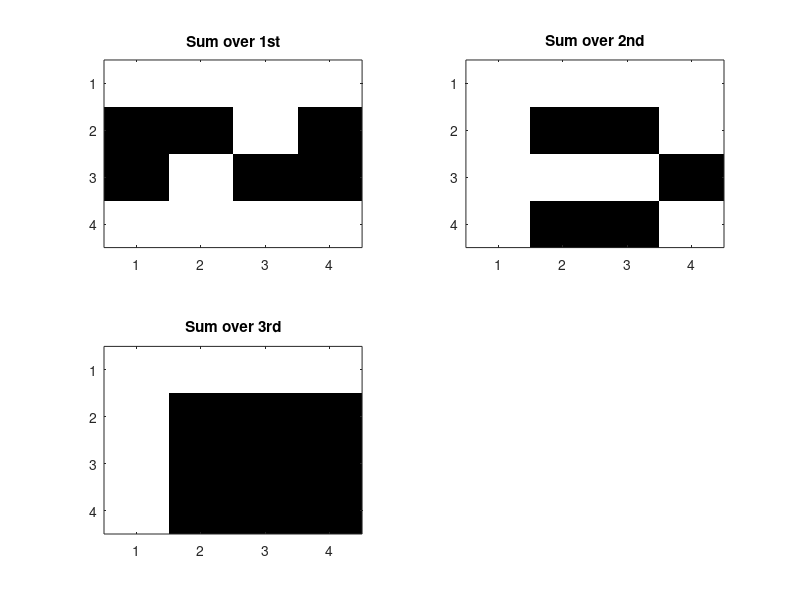
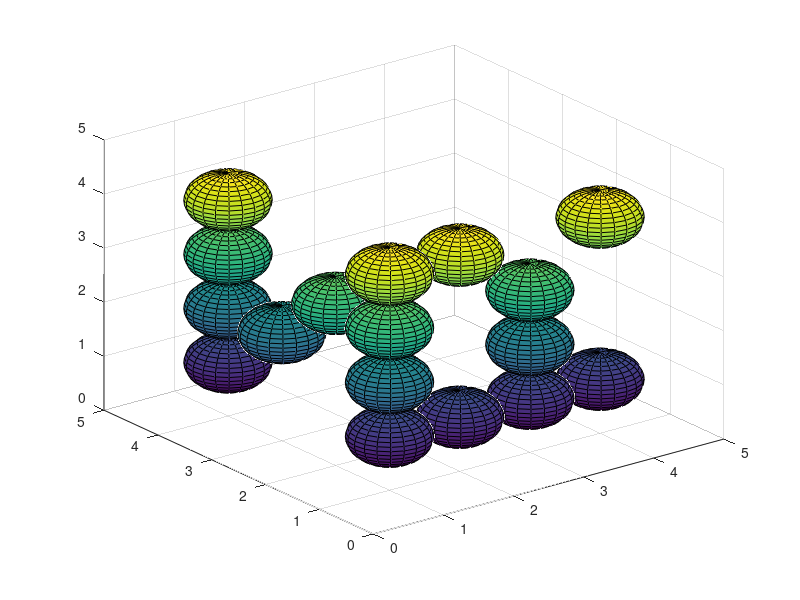

Write the MATLAB code that produced these figures, in order. (Note: this script raises an error after producing the figures.)


% create 3D matrix
N = 4;
M = zeros(N,N,N);

Z = [ 1,1,1,1 ; 0,0,1,0 ; 0,1,0,0 ; 1,1,1,1 ];
R = [ 1,1,1,1 ; 1,0,0,1 ; 1,1,1,0 ; 1,0,0,1 ];
FIT = [ 1,0,0,1 ; 1,0,0,0 ; 1,0,0,0 ; 1,0,0,0 ];
    
M(1,:,:) = Z; 
M(:,1,:) = R;
M(:,:,1) = FIT;



figure;
subplot(2,2,1)
imagesc(squeeze(sum(M,1)>0)) ;
colormap(gray)
title('Sum over 1st');

subplot(2,2,2)
imagesc(squeeze(sum(M,2)>0)) ;
colormap(gray)
title('Sum over 2nd');

subplot(2,2,3)
imagesc(squeeze(sum(M,3)>0)) ;
colormap(gray)
title('Sum over 3rd');


% https://www.mathworks.com/help/matlab/ref/sphere.html


[x,y,z] = sphere ;
x = 0.5*x;
y = 0.5*y;
z = 0.5*z;
figure;
for ii=1:N,
    for jj=1:N,
        for kk=1:N,
            if (M(ii,jj,kk)==1),
                surf(x+ii,y+jj,z+kk) % centered at (3,-2,0) 
                hold on
            end
        end
    end
end

% https://www.mathworks.com/help/matlab/ref/rotate3d.html
% MANY exampels there of rotating only parts of a plot, or using buttons
h = rotate3d;
%h.RotateStyle = 'box';
h.Enable = 'on';



%